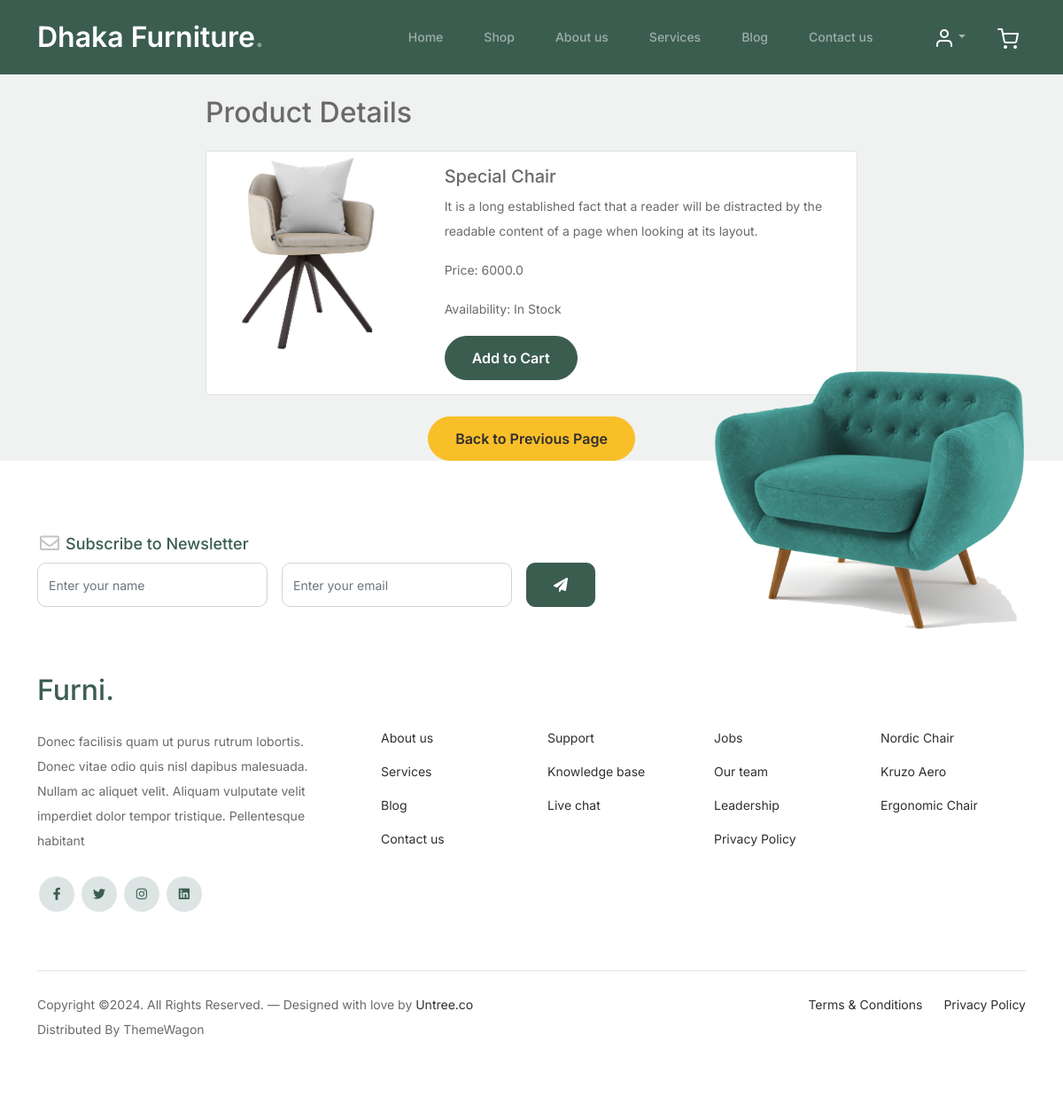
The app's page /product_details/1/ with its own data.
### main/models.py (models this page shows, shortened)
class Product(models.Model):
    img=models.ImageField( upload_to='product', verbose_name='Product Image',blank=True,null=True)
    name=models.CharField(verbose_name='Product Name' ,max_length=50)
    product_info=models.TextField(verbose_name='Product Information',blank=True,null=True)
    price=models.FloatField(verbose_name='Product Price')
    discaunt_price=models.FloatField(verbose_name='Product Discaunt Price',default=0.0,blank=True,null=True)
    date=models.DateField(auto_now_add=True)
    abability=models.CharField(choices=STOCK_PRODUCT, max_length=50,blank=True,null=True)

### main/views.py (the view)
# urls.py: path('product_details/<int:pk>/',views.ProductDetailsview.as_view(),name='product_details')
class ProductDetailsview(View):
    def get(self,request,pk):
        product_detail=Product.objects.get(pk=pk)
        return render(request,'product_details.html',locals())

### main/templates/product_details.html (shortened to what this page needs)
{% extends "base.html" %}
{% load static %}
 {% block content %}
 <body>
    <div class="container">
        <div class="row">
            <div class="col-md-8 mx-auto">
                <h2 class="my-4">Product Details</h2>
                <div class="card">
                    <div class="row no-gutters">
                        <div class="col-md-4">
                            <img src="{{product_detail.img.url}}" class="card-img" alt="Product Image">
                        </div>
                        <div class="col-md-8">
                            <div class="card-body">
                                <h5 class="card-title">{{product_detail.name}}</h5>
                                <p class="card-text">{{product_detail.product_info}}</p>
                                <p class="card-text">Price: {{product_detail.price}}</p>
                                <p class="card-text">Availability: {{product_detail.abability}}</p>
                                <button class="btn btn-primary">Add to Cart</button>
                            </div>
                        </div>
                    </div>
                </div>
                <div class="text-center mt-4">
                    <button class="btn btn-secondary" onclick="window.history.back('home');">Back to Previous Page</button>
                </div>
            </div>
        </div>
    </div>
</body>
        {% endblock content %}

### main/static/css/style.css (style rules this page uses)
body { overflow-x: hidden; position: relative; }
body { font-family: "Inter", sans-serif; font-weight: 400; line-height: 28px; color: #6a6a6a; font-size: 14px; background-color: #eff2f1; }
.btn { font-weight: 600; padding: 12px 30px; border-radius: 30px; color: #ffffff; background: #2f2f2f; border-color: #2f2f2f; }
.btn.btn-primary { background: #3b5d50; border-color: #3b5d50; }
.btn.btn-secondary { color: #2f2f2f; background: #f9bf29; border-color: #f9bf29; }

### records on screen
Product: img (picture), name "Special Chair", product_info "It is a long established fact that a reader will be distracted by the readable content of a page when looking at its layout.", price "6000.0", abability "In Stock"
